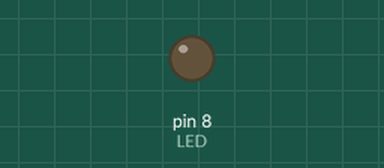
Bench run of a sketch on a simulated Arduino Uno, built with avr-gcc and run on an emulated ATmega328P. Parts: output pins drawn as LEDs (lit = HIGH).

Above: at 10.1 s.
Timing chart, 0 to 11.6 s (numbered marks = the images above):
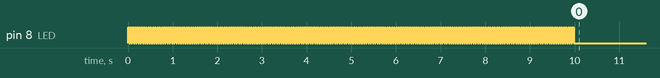

The sketch:

FuncionMillis.ino
```cpp
#define LED 8
//#define PULSADOR 2
#define TIEMPO 25
#define TIEMPO_PARPADEO 10000

void setup() {

  pinMode(LED, OUTPUT);
//  pinMode(PULSADOR, INPUT);

  while (millis() <= TIEMPO_PARPADEO) {
    digitalWrite(LED, HIGH);
    delay(TIEMPO);
    digitalWrite(LED, LOW);
    delay(TIEMPO);
  }

}

void loop() {

  //digitalWrite(LED, LOW);
}
```
